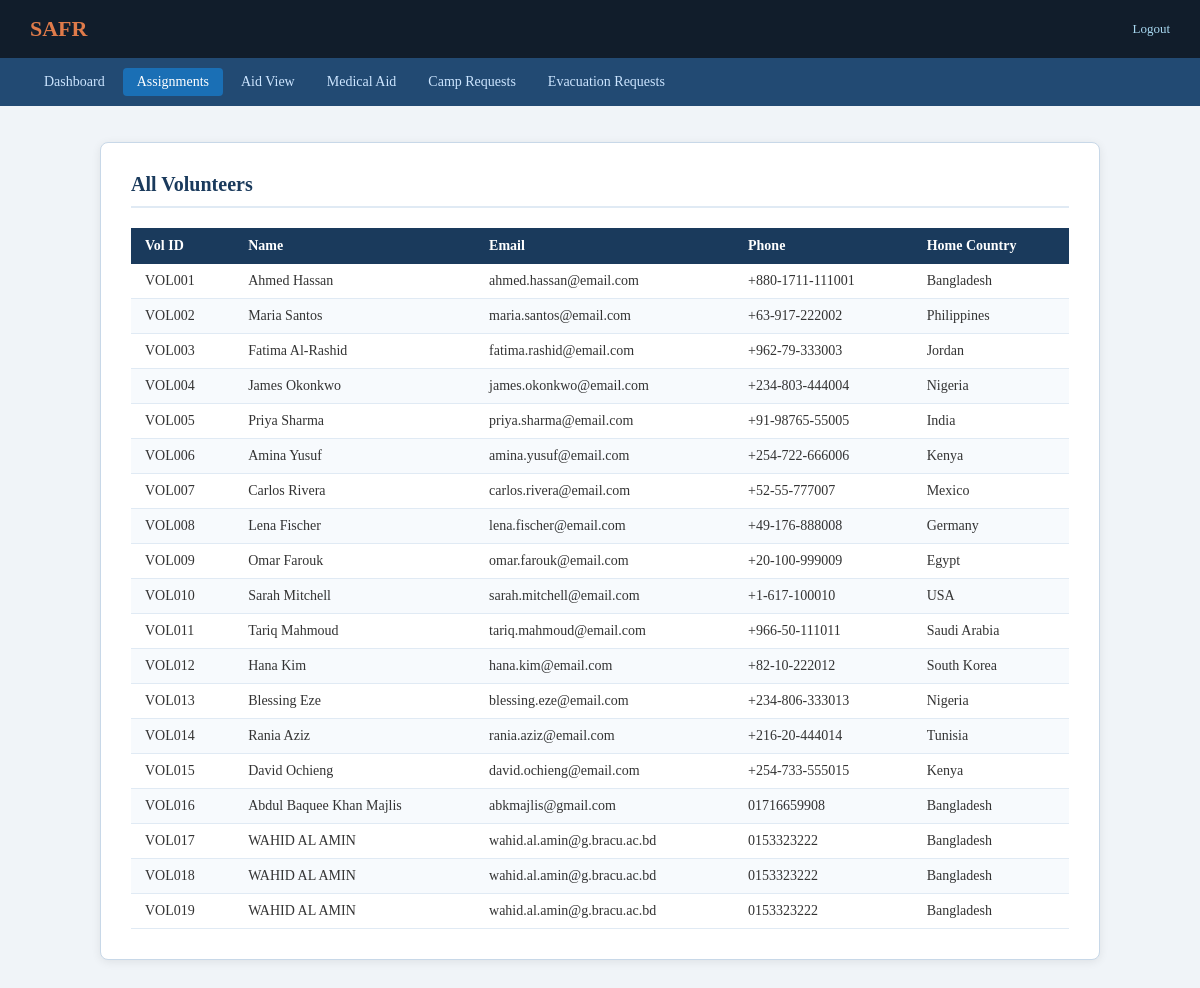
Screenshot of /SAFR/NGO/show_volunteer.php with the database file from the repository.
### tables this page shows
CREATE TABLE `volunteer` (
  `Volunteer_id` varchar(20) NOT NULL,
  `Name` varchar(100) NOT NULL,
  `Email` varchar(100) DEFAULT NULL,
  `Phone` varchar(20) DEFAULT NULL,
  `Home_Country` varchar(50) DEFAULT NULL,
  `skill` varchar(255) DEFAULT NULL
);

### SAFR/NGO/show_volunteer.php (the view, shortened to what this page needs)
<?php
require_once("../dbconnect.php");
$sql    = "SELECT * FROM volunteer";
$result = mysqli_query($conn, $sql);
?>
<!DOCTYPE html>
<html lang="en">
<head>
    <link href="../css/safr.css" rel="stylesheet">
</head>
<body>
<div class="safr-topbar">
    <a href="NGO_Dashboard.php" class="brand">SAFR</a>
    <div class="topbar-right">
        <a href="../logout.php">Logout</a>
    </div>
</div>
<div class="safr-nav">
    <a href="NGO_Dashboard.php">Dashboard</a>
    <a href="NGO_Assignment_subtab.php" class="active">Assignments</a>
    <a href="NGO_aidview_subtab.php">Aid View</a>
    <a href="ngo_medical.php">Medical Aid</a>
    <a href="NGO_Campreqsubtab.php">Camp Requests</a>
    <a href="Show_evacs.php">Evacuation Requests</a>
</div>
<div class="safr-container wide">
    <h2>All Volunteers</h2>
    <table class="safr-table">
        <thead>
            <tr>
                <th>Vol ID</th>
                <th>Name</th>
                <th>Email</th>
                <th>Phone</th>
                <th>Home Country</th>
            </tr>
        </thead>
        <tbody>
        <?php if(mysqli_num_rows($result) > 0): ?>
            <?php while($row = mysqli_fetch_array($result)): ?>
            <tr>
                <td><?php echo $row[0]; ?></td>
                <td><?php echo $row[1]; ?></td>
                <td><?php echo $row[2]; ?></td>
                <td><?php echo $row[3]; ?></td>
                <td><?php echo $row[4]; ?></td>
            </tr>
            <?php endwhile; ?>
        <?php else: ?>
            <tr><td colspan="5">No volunteers found.</td></tr>
        <?php endif; ?>
        </tbody>
    </table>
</div>
</body>
</html>

### SAFR/css/safr.css (style rules this page uses)
*, *::before, *::after { box-sizing: border-box; margin: 0; padding: 0; }
body { font-family: Georgia, serif; background: #f0f4f8; color: #333; }
.safr-topbar { background: #111d2b; color: white; padding: 16px 30px; display: flex; justify-content: space-between; align-items: center; }
.safr-topbar .brand { font-size: 22px; font-weight: bold; color: #e07b4a; text-decoration: none; }
.safr-topbar .topbar-right { font-size: 13px; color: #a8d8f0; }
.safr-topbar .topbar-right a { color: #a8d8f0; text-decoration: none; margin-left: 16px; }
.safr-nav { background: #224a73; padding: 10px 30px; display: flex; gap: 4px; flex-wrap: wrap; }
.safr-nav a { color: #cce5ff; text-decoration: none; font-size: 14px; padding: 6px 14px; border-radius: 4px; }
.safr-nav a.active { background: #1a6fb5; color: white; }
.safr-container { max-width: 800px; margin: 36px auto; background: white; padding: 30px; border-radius: 8px; border: 1px solid #c8d8e8; box-shadow: 0 2px 10px rgba(0,0,0,0.08); }
.safr-container.wide { max-width: 1000px; }
.safr-container h2 { color: #1a3a5c; margin-top: 0; margin-bottom: 20px; border-bottom: 2px solid #e0eaf4; padding-bottom: 10px; font-size: 20px; }
.safr-table { width: 100%; border-collapse: collapse; margin-top: 10px; font-size: 14px; }
.safr-table th { background: #1a3a5c; color: white; padding: 10px 14px; text-align: left; font-weight: 600; }
.safr-table td { padding: 9px 14px; border-bottom: 1px solid #e0eaf4; color: #333; }
.safr-table tr:nth-child(even) td { background: #f7fafd; }

### rows the page displays
volunteer: Volunteer_id "VOL001", Name "Ahmed Hassan", Email "ahmed.hassan@email.com", Phone "+880-1711-111001", Home_Country "Bangladesh"
volunteer: Volunteer_id "VOL002", Name "Maria Santos", Email "maria.santos@email.com", Phone "+63-917-222002", Home_Country "Philippines"
volunteer: Volunteer_id "VOL003", Name "Fatima Al-Rashid", Email "fatima.rashid@email.com", Phone "+962-79-333003", Home_Country "Jordan"
volunteer: Volunteer_id "VOL004", Name "James Okonkwo", Email "james.okonkwo@email.com", Phone "+234-803-444004", Home_Country "Nigeria"
volunteer: Volunteer_id "VOL005", Name "Priya Sharma", Email "priya.sharma@email.com", Phone "+91-98765-55005", Home_Country "India"
volunteer: Volunteer_id "VOL006", Name "Amina Yusuf", Email "amina.yusuf@email.com", Phone "+254-722-666006", Home_Country "Kenya"
volunteer: Volunteer_id "VOL007", Name "Carlos Rivera", Email "carlos.rivera@email.com", Phone "+52-55-777007", Home_Country "Mexico"
volunteer: Volunteer_id "VOL008", Name "Lena Fischer", Email "lena.fischer@email.com", Phone "+49-176-888008", Home_Country "Germany"
volunteer: Volunteer_id "VOL009", Name "Omar Farouk", Email "omar.farouk@email.com", Phone "+20-100-999009", Home_Country "Egypt"
volunteer: Volunteer_id "VOL010", Name "Sarah Mitchell", Email "sarah.mitchell@email.com", Phone "+1-617-100010", Home_Country "USA"
volunteer: Volunteer_id "VOL011", Name "Tariq Mahmoud", Email "tariq.mahmoud@email.com", Phone "+966-50-111011", Home_Country "Saudi Arabia"
volunteer: Volunteer_id "VOL012", Name "Hana Kim", Email "hana.kim@email.com", Phone "+82-10-222012", Home_Country "South Korea"
volunteer: Volunteer_id "VOL013", Name "Blessing Eze", Email "blessing.eze@email.com", Phone "+234-806-333013", Home_Country "Nigeria"
volunteer: Volunteer_id "VOL014", Name "Rania Aziz", Email "rania.aziz@email.com", Phone "+216-20-444014", Home_Country "Tunisia"
volunteer: Volunteer_id "VOL015", Name "David Ochieng", Email "david.ochieng@email.com", Phone "+254-733-555015", Home_Country "Kenya"
volunteer: Volunteer_id "VOL016", Name "Abdul Baquee Khan Majlis", Email "abkmajlis@gmail.com", Phone "01716659908", Home_Country "Bangladesh"
volunteer: Volunteer_id "VOL017", Name "WAHID AL AMIN", Email "wahid.al.amin@g.bracu.ac.bd", Phone "0153323222", Home_Country "Bangladesh"
volunteer: Volunteer_id "VOL018", Name "WAHID AL AMIN", Email "wahid.al.amin@g.bracu.ac.bd", Phone "0153323222", Home_Country "Bangladesh"
volunteer: Volunteer_id "VOL019", Name "WAHID AL AMIN", Email "wahid.al.amin@g.bracu.ac.bd", Phone "0153323222", Home_Country "Bangladesh"
